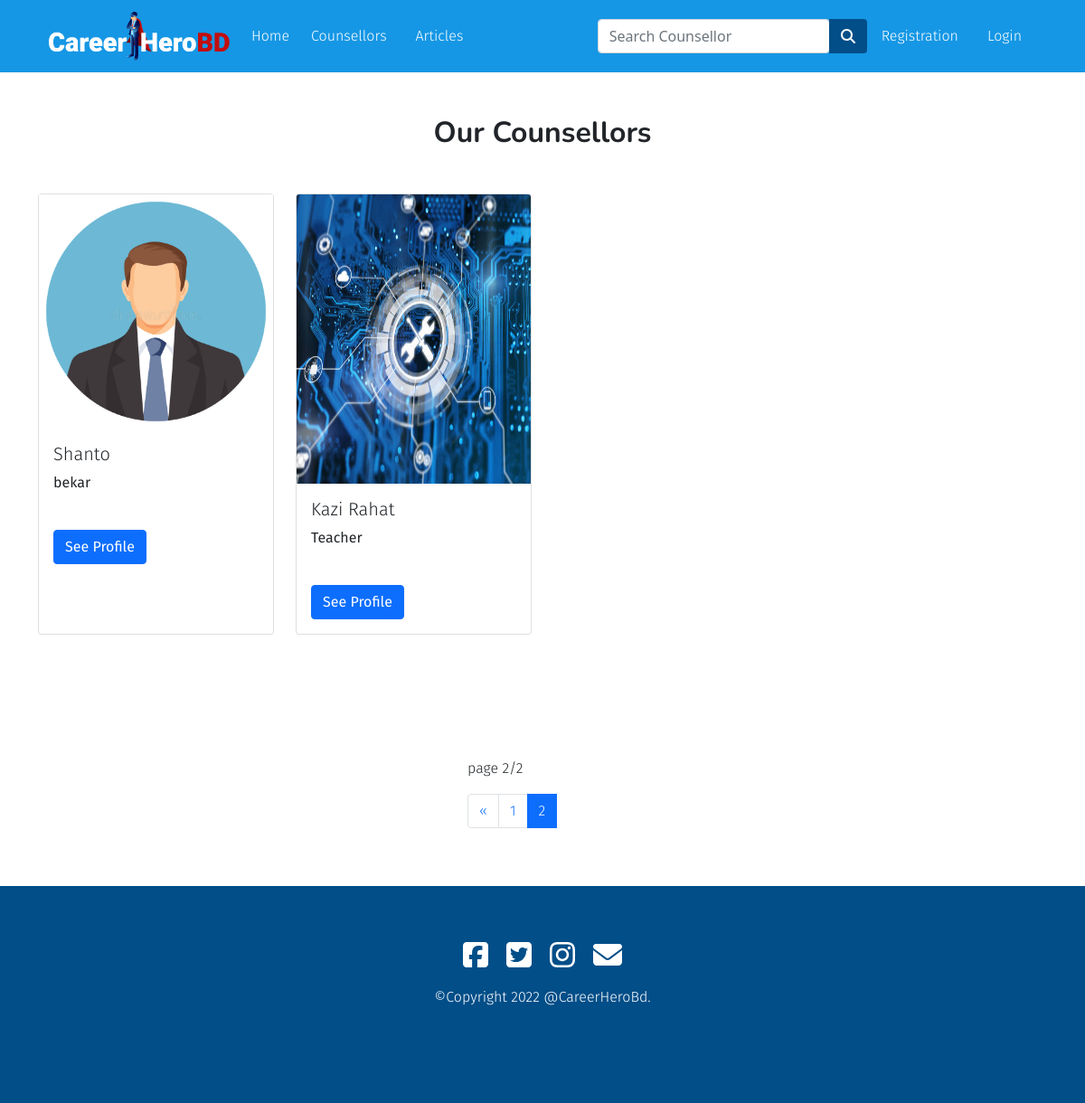
Page /counselor/?page=2 on the earlier database version.
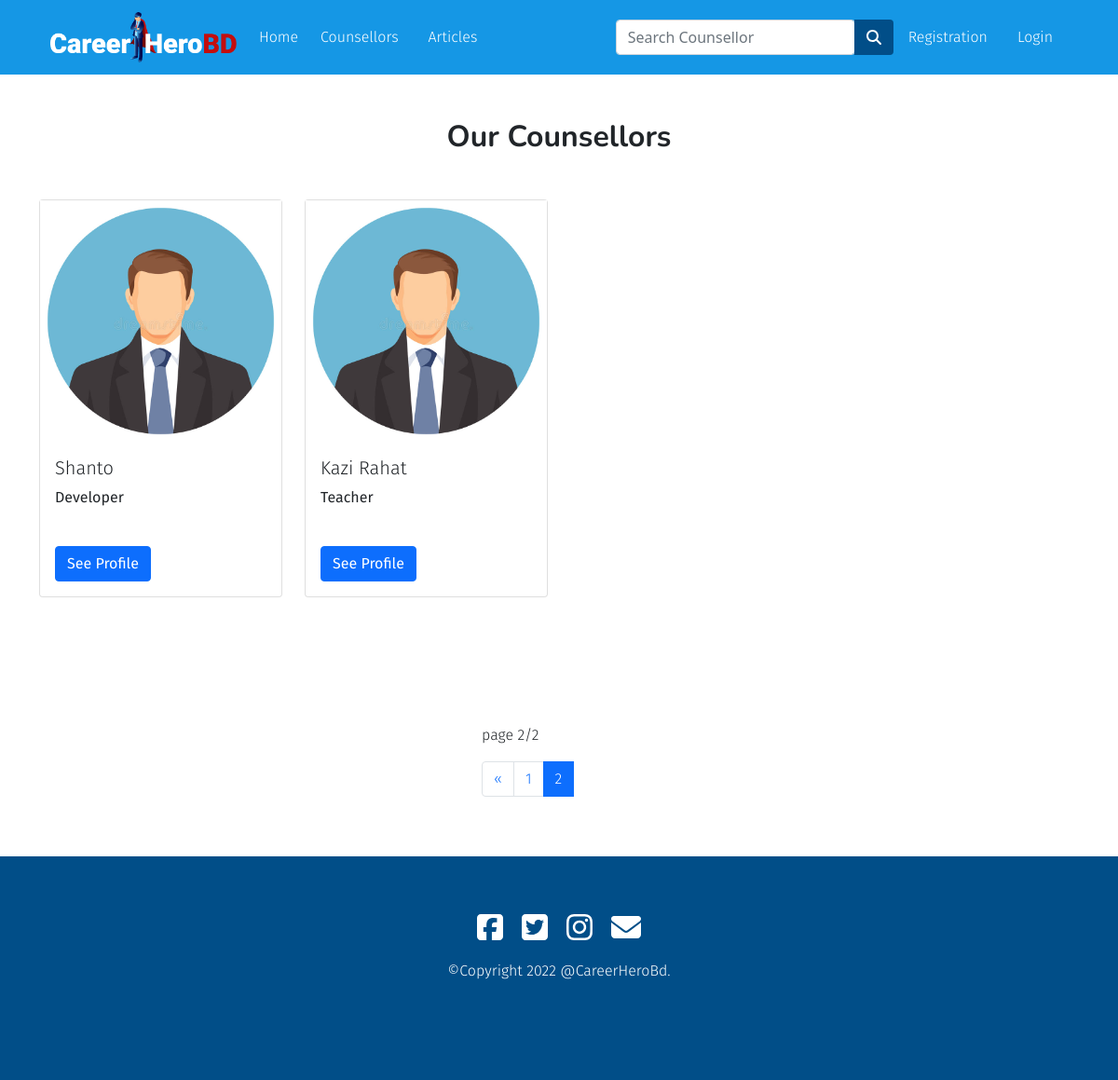
Same page on the later database version.
### app/models.py (models this page shows, shortened)
class Counselor(models.Model):
  user = models.ForeignKey(settings.AUTH_USER_MODEL,on_delete=models.CASCADE)
  name=models.CharField(max_length=30,blank=True,null=True)
  email = models.EmailField(max_length=40,blank=True,null=True)
  mobile = models.IntegerField(blank=True,null=True)
  image = models.ImageField(upload_to='images/',null=True,blank=True)
  designation = models.CharField(max_length=30,blank=True,null=True)
  institute = models.CharField(max_length=300,blank=True,null=True)
  category = models.CharField(max_length=50,choices=CATEGORIES,null=True,blank=True)
  address = models.CharField(max_length=100,blank=True,null=True)
  counselling_experience = models.IntegerField(blank=True,null=True)
  description = models.TextField(max_length=2000,blank=True,null=True)
  per_session_fee = models.IntegerField(blank=True,null=True)
  counselling_day=models.CharField(max_length=100,null=True,blank=True)
  counselling_time=models.CharField(max_length=100,null=True,blank=True)

### app/views.py (the view)
# urls.py: path('counselor/',views.counselor,name="counselor"),
def counselor(request):
  counselor = Counselor.objects.all()
  total_counsellor = counselor.count()
  page = Paginator(counselor,per_page=4)
  page_list=request.GET.get('page')
  page=page.get_page(page_list)
  context={'counselors':counselor,'total_counsellor':total_counsellor,'page':page}
  return render(request, 'app/counselor.html',context)

### app/templates/app/counselor.html (shortened to what this page needs)
{% extends 'app/base.html' %}
{% load static %}
{% block main-content %}
<div class="container my-5" style="padding-top: 80px;">
  <center><h2>Our Counsellors</h1></center> <br>
  <div class="row">
    {% for counselor in page.object_list %}
          <div class="col-md-3 my-3">
            <div class=" card h-100">
              {% if counselor.image %}
              <img src="{{ counselor.image.url }}" class="card-img-top" style="width: 100%; height: 40vh;" alt="No images">
              {% else %}
              <img src="{% static 'app/images/img/profile1.jpg' %}" alt="">
              {% endif %}
              <div class="card-body">
                <h5 class="card-title">{{counselor.name}}</h5>
                <p><b>{{counselor.designation}}</b></p>
                <br>
                {% if counselor.user.pk == request.user.pk %}
                <div class="card-footer" style="background-color: #6D0A15; color: white;">
                  <center>
                    <h3>My Profile</h3>
                  </center>
                </div>
                {% else %}
                <a href="{% url 'counselor_profile' counselor.pk %}" class="btn btn-primary">See Profile</a>
                {% endif %}
              </div>
            </div>
          </div>
    {% endfor %}
  </div>
</div>
  <br>
  <div class="container">
    <div class="row my-5">
      <div class="col-md-4 offset-md-5">
        <p>page {{page.number}}/{{page.paginator.num_pages}}</p>
        <nav aria-label="Page navigation example">
          <ul class="pagination">
            <li class="page-item">
              {% if page.has_previous %}
              <a class="page-link" href="{% url 'counselor' %}?page={{ page.previous_page_number }}" aria-label="Previous">
                <span aria-hidden="true">&laquo;</span>
              </a>
              {% endif %}
            </li>
            {% for num_page in page.paginator.page_range %}
            {% if page.number == num_page %}
            <li class="page-item active"><a class="page-link" href="{% url 'counselor' %}?page={{ num_page }}">{{num_page}}</a></li>
            {% else %}
            <li class="page-item"><a class="page-link" href="{% url 'counselor' %}?page={{ num_page }}">{{ num_page}}</a>
            </li>
            {% endif %}
            {% endfor %}
          </ul>
        </nav>
      </div>
    </div>
  </div>
{% endblock main-content %}

Differences in the rows shown:
changed Counselor "Shanto": designation "bekar" → "Developer"
changed Counselor "Kazi Rahat": image: picture removed
